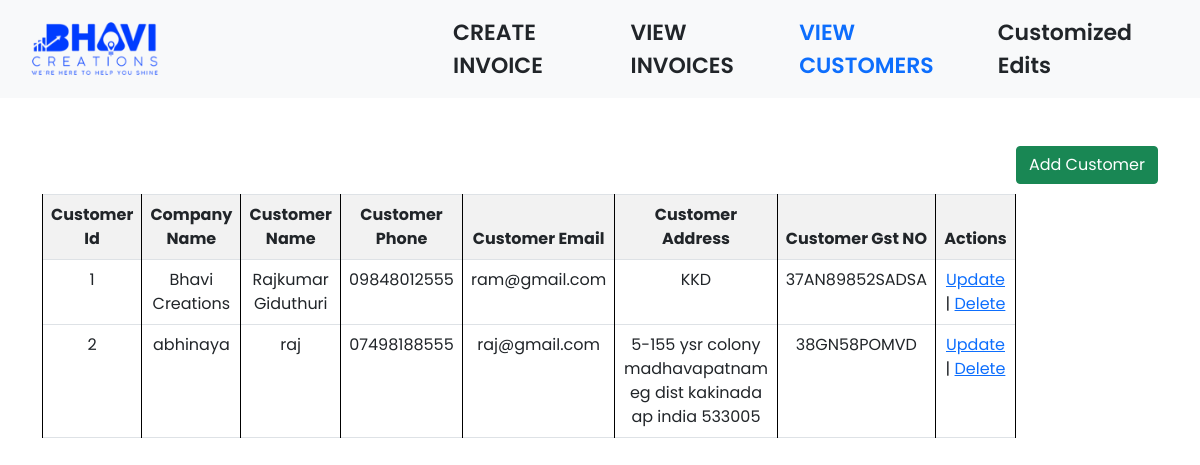
Page /viewcustomers.php on the committed database.
### tables this page shows
CREATE TABLE `customer` (
  `Id` int(11) NOT NULL,
  `Company_name` varchar(150) NOT NULL,
  `Name` varchar(50) NOT NULL,
  `Phone` varchar(50) NOT NULL,
  `Email` varchar(50) NOT NULL,
  `Address` text NOT NULL,
  `Gst_no` varchar(50) NOT NULL
);

### viewcustomers.php (the view, shortened to what this page needs)
<!DOCTYPE html>
<html lang="en">
<head>
  <link href="https://cdn.jsdelivr.net/npm/bootstrap@5.0.2/dist/css/bootstrap.min.css" rel="stylesheet">
  <link rel="stylesheet" href="img/style.css">
</head>
<body>
  <header>
  <nav class="navbar navbar-expand-lg navbar-light bg-light d-none d-lg-block">
            <div class="container-fluid">
                <a class="navbar-brand" href="#"><img src="img/Bhavi-Logo-2.png" alt="" height="50%" width="50%"></a>
                <div class="collapse navbar-collapse ms-auto " id="navbarNav">
                    <ul class="navbar-nav " style="margin-left: 10%;">
                        <li class="nav-item pe-5">
                            <a class="nav-link text-dark" href="invoice.php">CREATE INVOICE</a>
                        </li>
                        <li class="nav-item pe-5">
                            <a class="nav-link text-dark" href="viewinvoices.php">VIEW INVOICES</a>
                        </li>
                        <li class="nav-item pe-5">
                            <a class="nav-link active text-primary" href="viewcustomers.php">VIEW CUSTOMERS</a>
                        </li>
                        <li class="nav-item pe-5">
                            <a class="nav-link text-dark" href="customized_edits.php">Customized Edits</a>
                        </li>
                    </ul>
                </div>
            </div>
        </nav>
  </header>
  <div class="container mt-5">
    <p class="float-end"><a href="#" class="btn btn-success" id="add_customer">Add Customer</a></p>
  </div>
  <div class="container pt-5 mt-5">
    <div class="table-responsive">
      <table class="table table-bordered viewinvoicetable">
        <thead>
          <tr style=" background-color: #f2f2f2;">
            <th> Customer Id </th>
            <th> Company Name </th>
            <th> Customer Name </th>
            <th> Customer Phone </th>
            <th> Customer Email </th>
            <th> Customer Address </th>
            <th> Customer Gst NO </th>
            <th> Actions </th>
          </tr>
        </thead>
        <tbody id="product_tbody" class="viewinvoicetable">
          <?php
          require_once('bhavidb.php');
          $sql = "SELECT * FROM customer";
          $res = $conn->query($sql);
          while ($row = mysqli_fetch_assoc($res)) {
            echo "<tr>";
            echo "<td>" . $row['Id'] . "</td>";
            echo "<td>" . $row['Company_name'] . "</td>";
            echo "<td>" . $row['Name'] . "</td>";
            echo "<td>" . $row['Phone'] . "</td>";
            echo "<td>" . $row['Email'] . "</td>";
            echo "<td>" . $row['Address'] . "</td>";
            echo "<td>" . $row['Gst_no'] . "</td>";
            echo "<td><a href=\"#\" class=\"update_customer\" data-bs-toggle=\"modal\" data-bs-target=\"#update_frm\" data-id=\"{$row['Id']}\">Update</a> | <a href=\"delete.php?Id={$row['Id']}\" onClick=\"return confirm('Are you sure you want to delete?')\">Delete</a></td>";
            echo "</tr>";
          }
          ?>
        </tbody>
      </table>
    </div>
  </div>
</body>
</html>

### img/style.css (style rules this page uses)
* { font-family: 'Poppins', sans-serif; }
.navbar-nav { color: black; font-family: 'Poppins', sans-serif; font-weight: 600; font-size: 22px; }
table { border-collapse: collapse; width: 100%; }
th, td { border: 1px solid black; padding: 8px; text-align: left; }
th { background-color: #f2f2f2; }
.viewinvoicetable th { text-align: center; }
.viewinvoicetable td { text-align: center; }

### rows in the picture
customer: Id "1", Company_name "Bhavi Creations", Name "Rajkumar Giduthuri", Phone "09848012555", Email "ram@gmail.com", Address "KKD", Gst_no "37AN89852SADSA"
customer: Id "2", Company_name "abhinaya", Name "raj", Phone "07498188555", Email "raj@gmail.com", Address "5-155 ysr colony madhavapatnam eg dist kakinada ap india 533005", Gst_no "38GN58POMVD"
